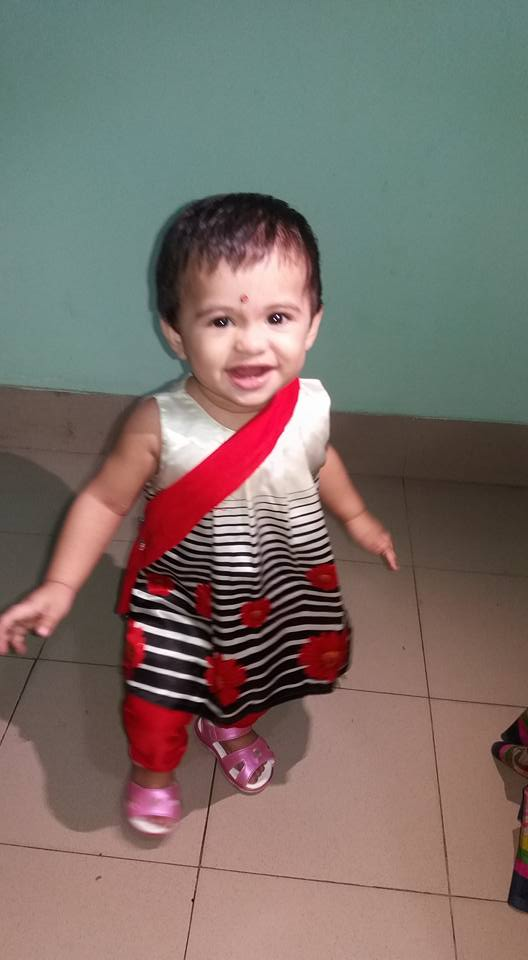
#> input picture pil/a.jpg, 528 x 960 px
$ python image_filter.py
#> lines starting #> are read from the running program, lines starting #| are printed output that depends on the picture
from PIL import Image
from PIL import ImageFilter

baby = Image.open("a.jpg")
#> baby is the input picture: PIL image 528x960 RGB; mean R, G, B 123.7, 111.5, 105.6
black_white = baby.convert("L")
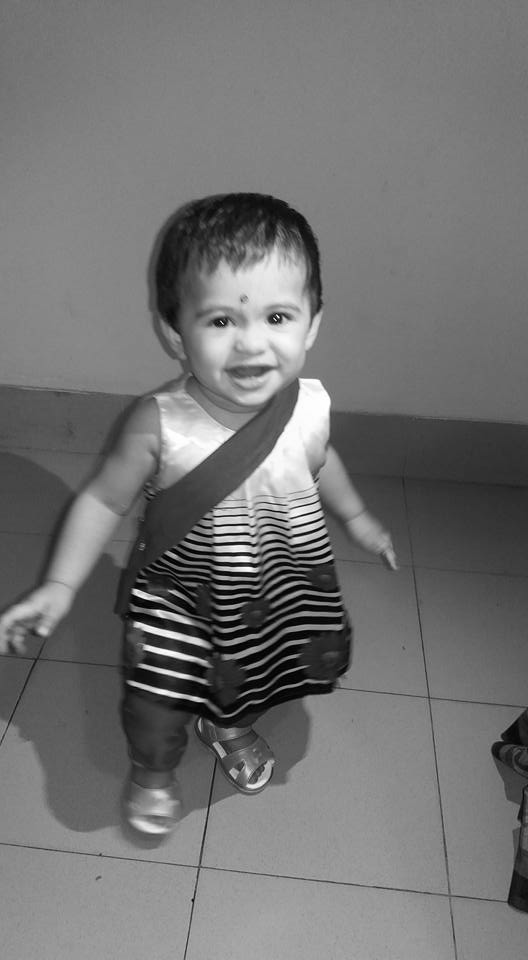
#> black_white: PIL image 528x960 L; min 0, max 255, mean 114.5
blur_image = baby.filter(ImageFilter.BLUR)
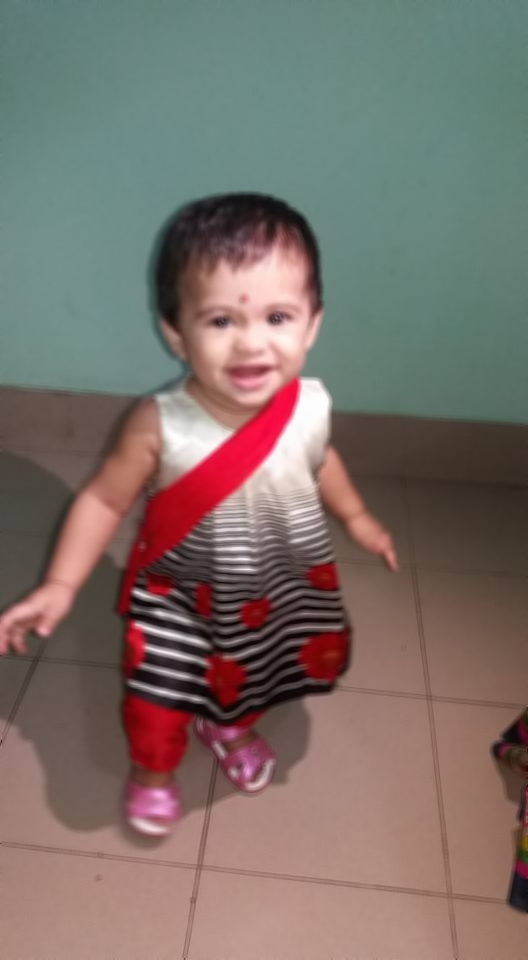
#> blur_image: PIL image 528x960 RGB; mean R, G, B 123.8, 111.6, 105.6
detail = baby.filter(ImageFilter.DETAIL)
edges = baby.filter(ImageFilter.FIND_EDGES)
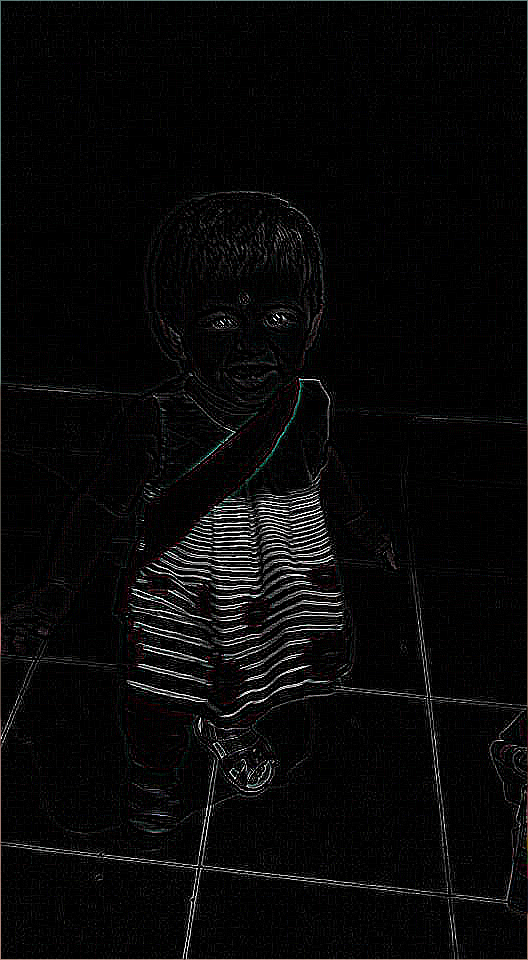
#> edges: PIL image 528x960 RGB; mean R, G, B 8.8, 8.6, 8.6

blur_image.show()
detail.show()
edges.show()
# black_white.show()

$ run again, with pil/b.jpg copied over pil/a.jpg
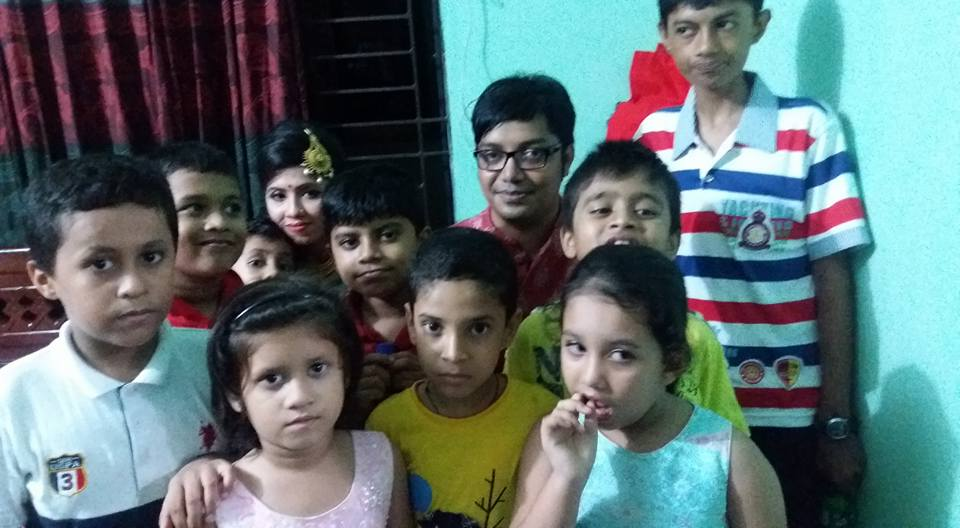
#> input picture pil/b.jpg, 960 x 528 px
#> baby is the input picture: PIL image 960x528 RGB; mean R, G, B 93.6, 111.4, 112.6
#> `black_white = baby.convert("L")`:
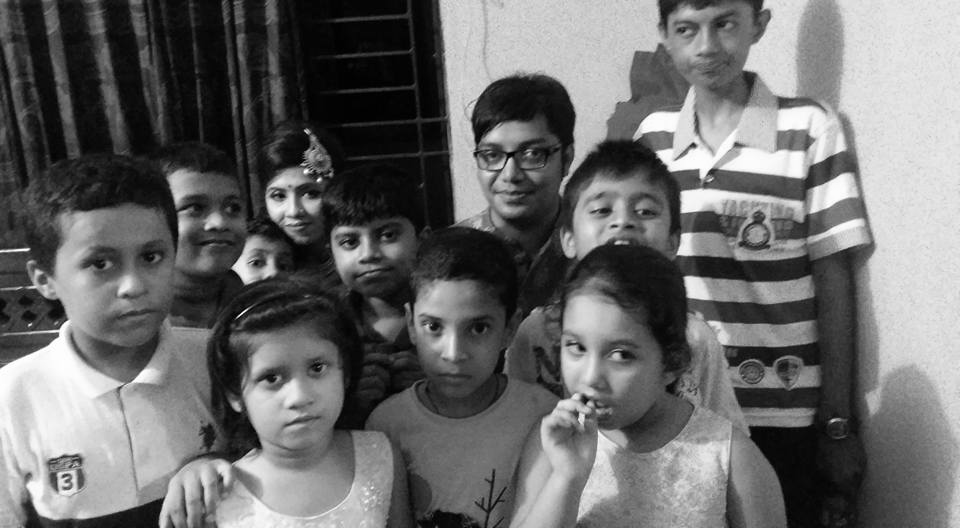
#> black_white: PIL image 960x528 L; min 0, max 255, mean 106.2
#> `edges = baby.filter(ImageFilter.FIND_EDGES)`:
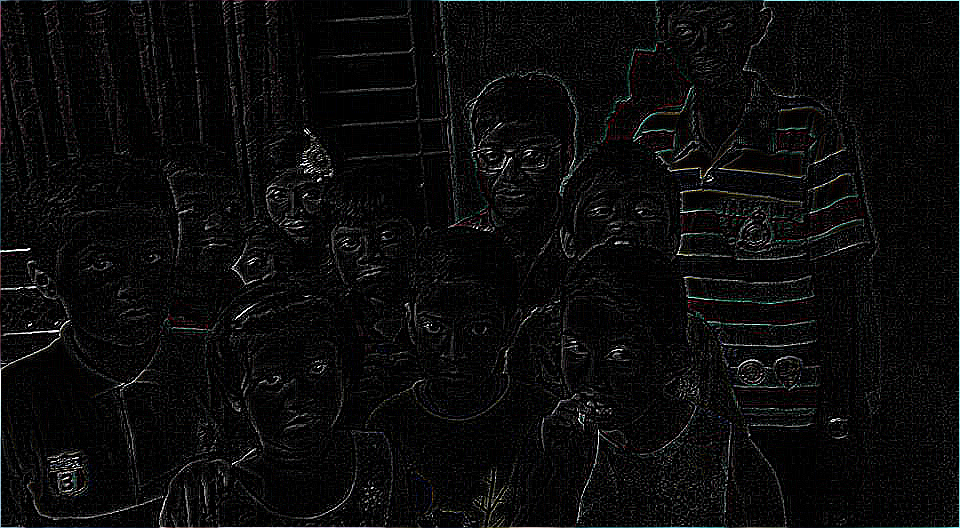
#> edges: PIL image 960x528 RGB; mean R, G, B 11.1, 11.3, 11.3

$ run again, with pil/c.jpg copied over pil/a.jpg
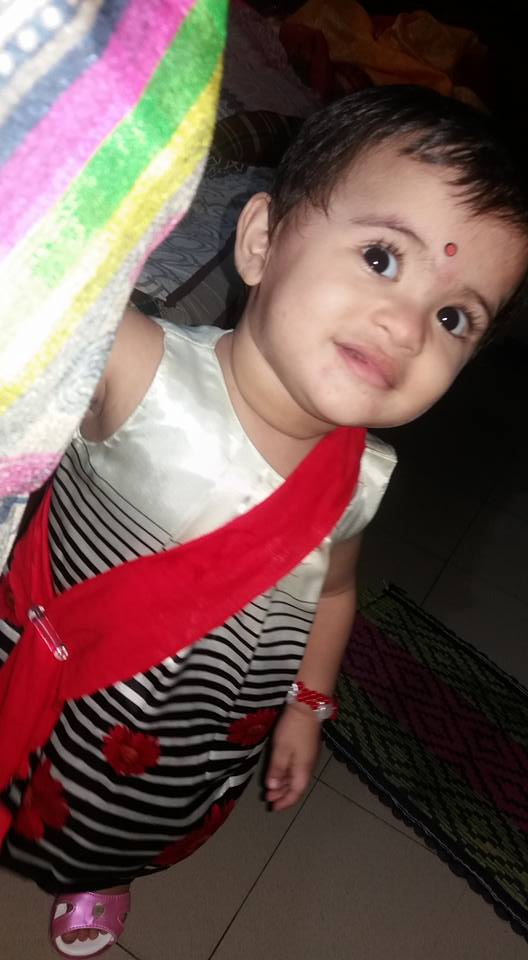
#> input picture pil/c.jpg, 528 x 960 px
#> baby is the input picture: PIL image 528x960 RGB; mean R, G, B 111.1, 84, 80.4
#> `black_white = baby.convert("L")`:
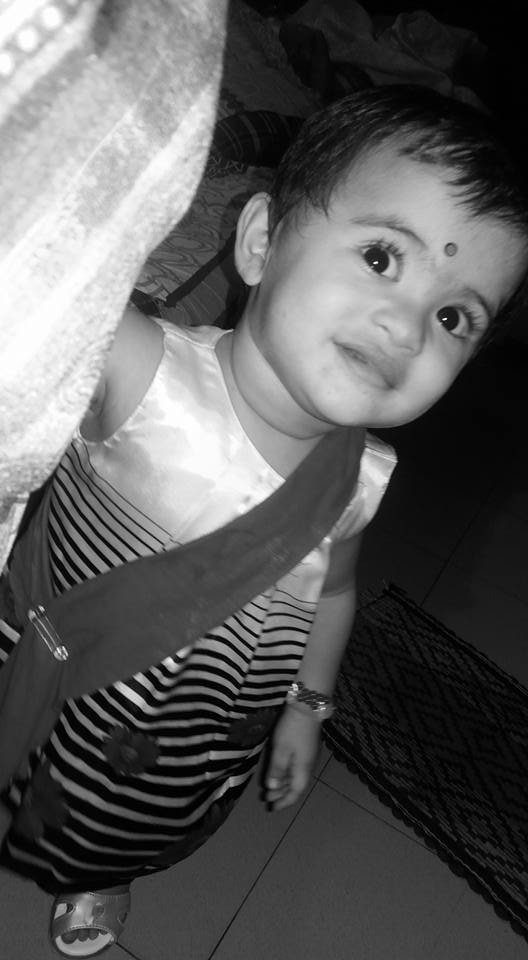
#> black_white: PIL image 528x960 L; min 0, max 255, mean 91.7
#> `edges = baby.filter(ImageFilter.FIND_EDGES)`:
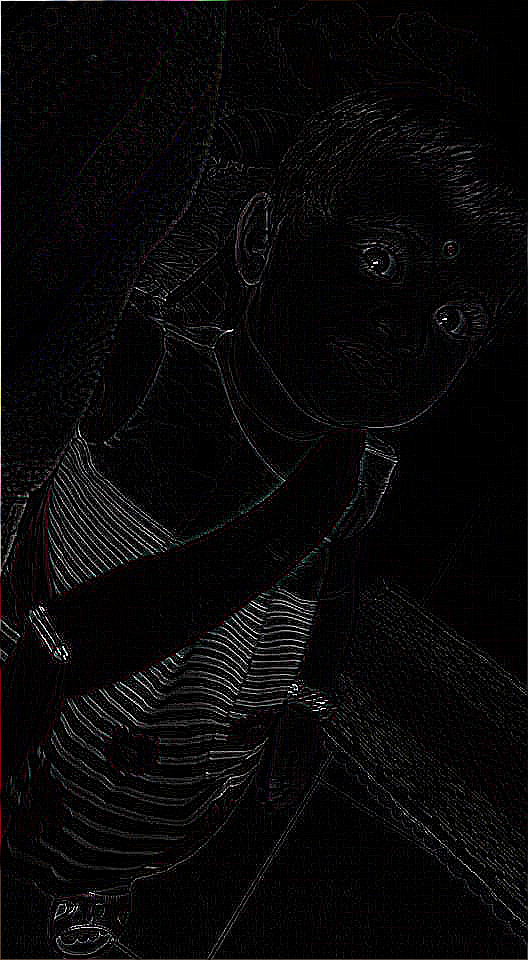
#> edges: PIL image 528x960 RGB; mean R, G, B 8.9, 8.5, 8.6
